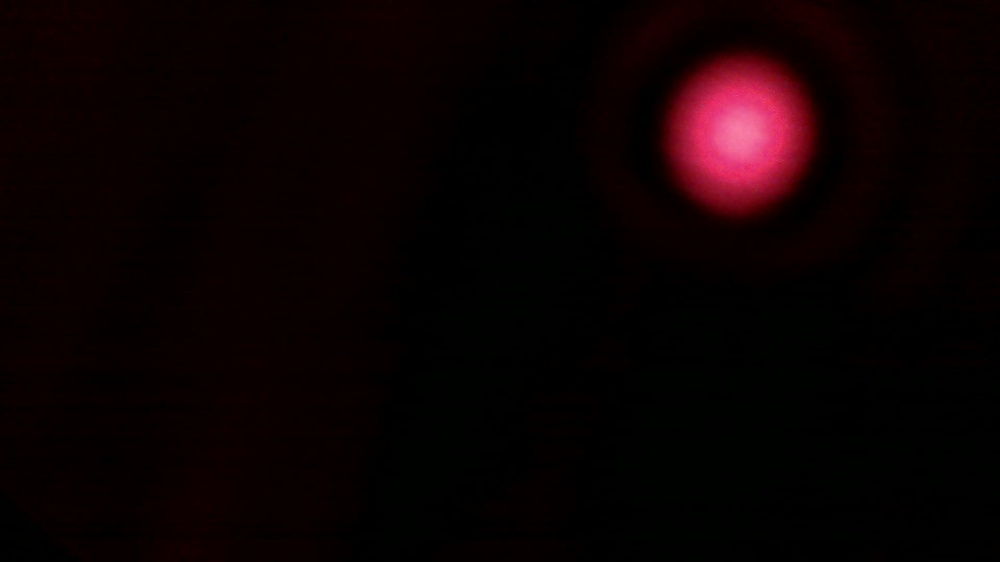
#> input picture frame.jpg, 1000 x 562 px, shrunk from 1920 x 1080 before the run, given in place of the camera
$ python webCamAnalysis.py
#> lines starting #> are read from the running program, lines starting #| are printed output that depends on the picture; after the words box and inside, x2 and y2 are one past the last pixel; in counts of white or black regions, pixels touching at a corner belong together
# -*- coding: utf-8 -*-
"""
Created on Wed Jan  8 10:33:16 2025

@author: peo0005
"""

import cv2
import numpy as np
from datetime import datetime, timedelta
from tkinter import filedialog
import os


path = filedialog.askdirectory()
#> the answer given: .


# Open webcam stream (use 0 for default webcam)
cap = cv2.VideoCapture(0)

# Check if the webcam opened successfully
if not cap.isOpened():
    print("Error: Could not access the webcam.")
    exit()

# Get the frame rate of the webcam
fps = cap.get(cv2.CAP_PROP_FPS)

if fps == 0:
    print("Warning: Unable to determine FPS (may depend on the webcam driver).")
else:
    print(f"Webcam frame rate: {fps} FPS")

starttime = datetime.now()
logfilename = os.path.join(path, "center_" + starttime.strftime('%Y%m%d_%H%M%S') + ".txt")
# Open a log file to write the center positions
log_file = open(logfilename, "w")
log_file.write("Timestamp,X,Y\n")  # Write header

#boolean to check if first frame for finding dimensions
firstFrame = True
#boolean to check if start center has been found
startCenterFound = False
cxs = []
cys = []
cx_ave = 0
cy_ave = 0

# Process each frame from the webcam
while True:
    ret, frame = cap.read()
#> frame is the input picture: shape (562, 1000, 3); mean B, G, R 2.4, 1.5, 11.4

    # Break the loop if the frame was not read properly
    if not ret:
        print("Error: Frame could not be read.")
        break


    # Convert to grayscale
    gray = cv2.cvtColor(frame, cv2.COLOR_BGR2GRAY)
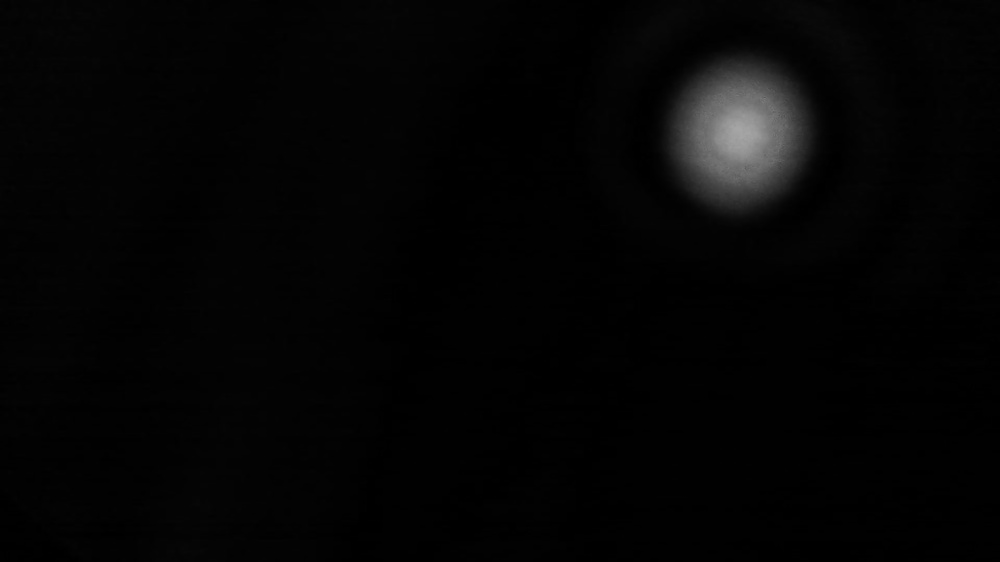
#> gray: shape (562, 1000); min 0, max 166, mean 4.5

    #get dimensions of the image from the first frame
    if firstFrame == True:
        height, width, channels = frame.shape
#> height = 562; width = 1000; channels = 3
        print(f"Height: {height} pixels")
#| Height: 562 pixels
        print(f"Width: {width} pixels")
#| Width: 1000 pixels
        firstFrame = False

    elapsedtime = datetime.now() - starttime


    # Threshold the frame
    _, binary = cv2.threshold(gray, 127, 255, cv2.THRESH_BINARY)
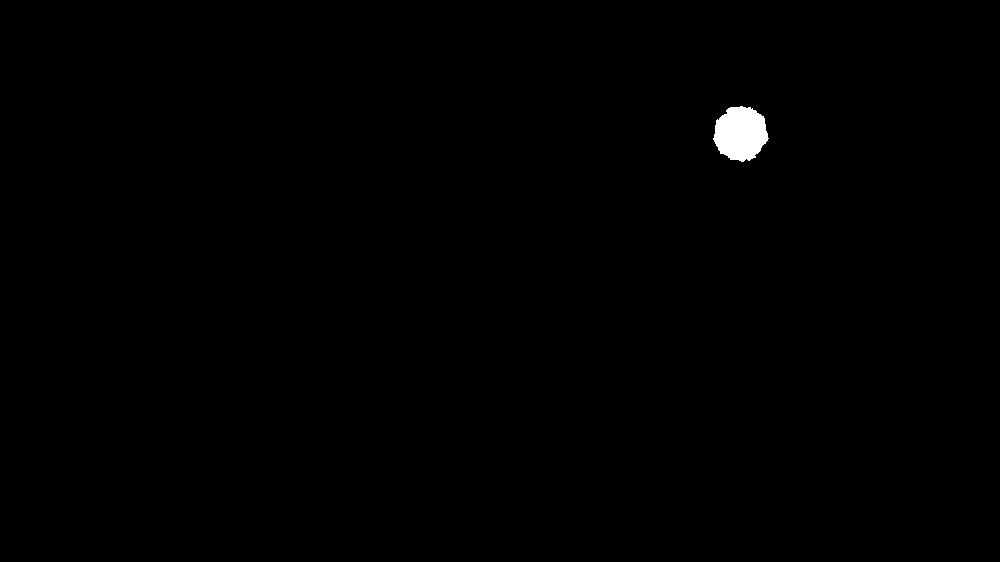
#> binary: shape (562, 1000); 0.41% white; 1 white region

    # Find contours
    contours, _ = cv2.findContours(binary, cv2.RETR_EXTERNAL, cv2.CHAIN_APPROX_SIMPLE)
#> contours = 1 contour; box (x1, y1, x2, y2) and area: (713, 106, 769, 162) 2212

    # Find the largest contour
    if contours:
        largest_contour = max(contours, key=cv2.contourArea)
#> largest_contour = contour of 101 points, box (x1, y1, x2, y2) (713, 106, 769, 162), area 2212
        M = cv2.moments(largest_contour)
#> M = moments, m00 2212, centre m10/m00, m01/m00 = (740.3, 133.1)

        if M["m00"] != 0:  # Avoid division by zero
            cx = int(M["m10"] / M["m00"])  # X coordinate of centroid
#> cx = 740
            cy = int(M["m01"] / M["m00"])  # Y coordinate of centroid
#> cy = 133
            print(f"Center of largest blob: ({cx}, {cy})")
#| Center of largest blob: (740, 133)

            # Log the center position with a timestamp
            timestamp = datetime.utcnow().strftime('%F %T.%f')[:-3]
            log_file.write(f"{timestamp},{cx},{cy}\n")

            # Mark the center on the frame
            cv2.circle(frame, (cx, cy), 5, (255, 0, 0), -1)
#> frame: shape (562, 1000, 3); 0.01% of pixels changed, all inside (x1, y1, x2, y2) = (735, 128, 746, 139)

            # Optionally, draw the largest contour
            #cv2.drawContours(frame, [largest_contour], -1, (0, 255, 0), 2)

            #check if start center has been found
            if startCenterFound == False:
                # if between seconds 20 and 30 add to list to average
                if timedelta(seconds=20) < elapsedtime < timedelta(seconds=30):
                    cxs.append(cx)
                    cys.append(cy)
                elif elapsedtime >= timedelta(seconds=30):
                    #if after 30 seconds, average and flag that it has been done
                    cx_ave = int(np.mean(cxs))
                    cy_ave = int(np.mean(cys))
                    startCenterFound = True
                else:
                    #pass for first 20 seconds to allow stabilization
                    pass

            else:
                #plot the average point
                cv2.circle(frame, (cx_ave, cy_ave), 5, (0, 255, 0), -1)


    # Display the processed frame
    cv2.imshow('Processed Webcam Stream', frame)

    # Break the loop if 'q' is pressed
    if cv2.waitKey(1) & 0xFF == ord('q'):
#> (key q is pressed here)
        break

# Release the webcam and close windows
cap.release()
cv2.destroyAllWindows()
log_file.close()
